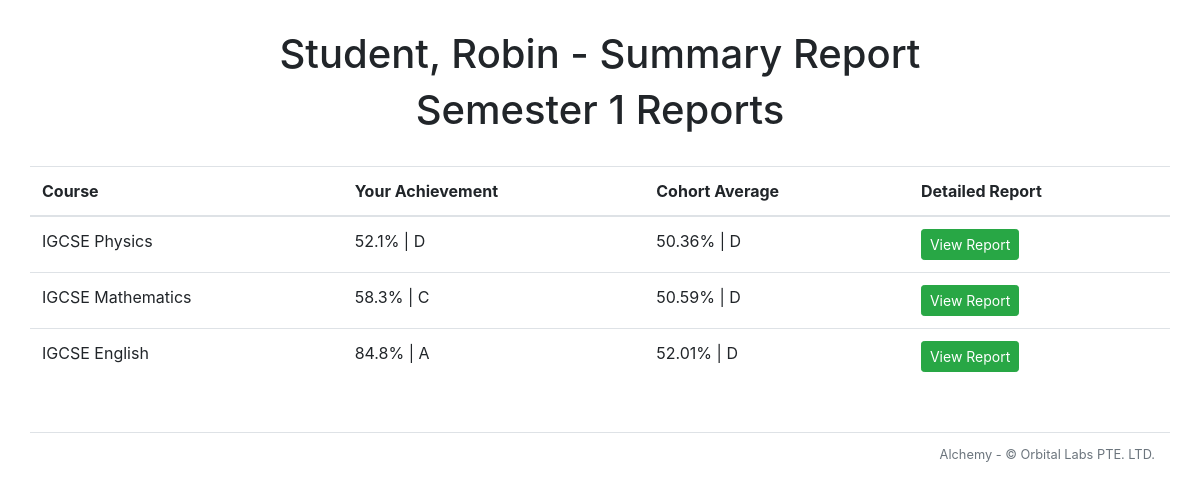
The app's page /student/1/snapshots/1/report with its own data.
### alchemy/models.py (models this page shows, shortened)
class Snapshot(db.Model):
    __tablename__ = 'snapshot'
    id = db.Column(db.Integer, primary_key=True)
    name = db.Column(db.String(50), nullable=False)
    checkpoints = db.relationship('Checkpoint', backref='snapshot')
    school_id = db.Column(db.Integer, db.ForeignKey('school.id'))
    is_published = db.Column(db.Boolean)
    db.session.commit()

class Course(db.Model):
    __tablename__ = 'course'
    id = db.Column(db.Integer, primary_key=True)
    name = db.Column(db.String(20), nullable=False)
    department_id = db.Column(db.Integer, db.ForeignKey('department.id'))
    questions = db.relationship('Question', backref = 'q_course')
    tags = db.relationship('Tag', backref='tag_course')
    clazzes = db.relationship('Clazz', backref='course')
    papers = db.relationship('Paper', backref='course')
    grade_levels = db.relationship('GradeLevel', backref='grade_levels')
    assessment_categories = db.relationship('AssessmentCategory', backref='assessment_categories')
    checkpoints = db.relationship('Checkpoint', backref='course')

### alchemy/views/student.py (the view)
@bp_student.route('/snapshots/<int:snapshot_id>/report')
@auth_manager.require_group
def snapshot_report(snapshot_id):
    snapshot = models.Snapshot.query.filter_by(id = snapshot_id).first()
    snapshot_report = report_types.SnapshotReport(g.student, snapshot)
    return flask.render_template('student/snapshot_report.html', snapshot_report = snapshot_report )

### alchemy/auth_manager.py (called while the page is built)
def auth_enabled():
    return False

def require_group(func):
    @functools.wraps(func)
    def deco(*args, **kwargs):
        if not auth_enabled():
            g.current_user = None
        elif flask_jwt_extended.verify_jwt_in_request(optional=True):
            g.current_user = flask_jwt_extended.get_current_user()
        else:
            flask.abort(401)
        return func(*args, **kwargs)
    return deco

### alchemy/models.py (called while the page is built)
    @sqlalchemy.orm.reconstructor
    def __paper_construct__(self):
        self.build_profile()

### alchemy/reports/checkpoint_data_manager.py (called while the page is built)
    def build_self(self, paper_tally_list, course):
        tally_sum = 0
        for tally in paper_tally_list:
            if tally.paper.category == self.category:
                self.paper_tally_list.append(tally)
                self.total_tally += tally.raw_total
                self.total_points += tally.paper.profile.total_points
        if len(self.paper_tally_list) != 0:
            self.percentage = round(self.total_tally/self.total_points*100, 2)
            self.grade = data_manager.determine_grade(self.percentage, course)
        else:
            self.percentage = None

    def get_weighted_percentage(self, weight_sum):
        self.weighted_percentage = round(self.total_tally/self.total_points*self.category.weight/weight_sum*100, 2)

    @staticmethod
    def from_cohort(checkpoint):
        cohort_checkpoint_percents = []
        for clazz in checkpoint.course.clazzes:
            for student in clazz.students:
                checkpoint_tally = StudentCheckpointTally(student, checkpoint)
                cohort_checkpoint_percents.append(checkpoint_tally.percentage)
        return CheckpointMultiScoreTally(checkpoint, cohort_checkpoint_percents)

### alchemy/reports/data_manager.py (called while the page is built)
def total_score(score_list):
    return sum(score.value for score in score_list if score.value)

def calc_percentage(numerator, denominator):
    percentage = round(numerator/denominator*100, 2)
    return percentage

def determine_grade(percentage, course):
    grade_levels = course.grade_levels
    for i in range(len(grade_levels)):
        if percentage >= grade_levels[i].lower_bound:
            new_grade = grade_levels[i].grade
            break
    return new_grade

def calc_mean(values_list):
    array = np.array(values_list)
    return round(np.mean(array), 2)

### alchemy/views/profile.py (called while the page is built)
    def calculate_q_percentage(self, paper_profile):
        q_percentage = self.allocated_questions/paper_profile.total_questions*100
        self.question_percentage = round(q_percentage, 1)

### alchemy/templates/student/snapshot_report.html
<!DOCTYPE html>
<html lang="en" dir="ltr">
{% include "course/reports/layout_start.html" %}
<body>
  <h1 style="text-align:center">{{ snapshot_report.title }}</h1>
  <h1 style="text-align:center">{{ snapshot_report.subtitle }}</h1>
  <br>
  <table class="table table-hover">
    <thead>
      <th>Course</th>
      <th>Your Achievement</th>
      <th>Cohort Average</th>
      <th>Detailed Report</th>
    </thead>
    {% for section in snapshot_report.checkpoint_sections %}
      <tr>
        <td>{{ section.course.name }}</td>
        <td>{{ section.tally.percentage }}% | {{ section.tally.grade }}</td>
        <td>{{ section.cohort_tally.percent_mean }}% | {{ section.cohort_tally.mean_grade }} </td>
        <td><a class="btn btn-success btn-sm" target="_blank" href="{{ url_for('student.checkpoint_report', student_id = g.student.id, checkpoint_id = section.checkpoint.id, clazz_id = section.tally.clazz.id, section_selection_string_get = g.student_checkpoint_report_sections_string) }}">View Report</a></td>
      </tr>
    {% endfor %}
  </table>
</body>
{% include "layout_end.html" %}
</html>

### alchemy/templates/course/reports/layout_start.html (style rules this page uses)
body { margin-top: 30px; margin-bottom: 30px; margin-left: 30px; margin-right: 30px; }

### records on screen
Snapshot: subtitle "Semester 1 Reports"
Course: course.name "IGCSE Physics"
Course: course.name "IGCSE Mathematics"
Course: course.name "IGCSE English"

### other values on screen
{{ snapshot_report.title }} "Student, Robin - Summary Report"
{{ section.tally.percentage }} "52.1" "58.3" "84.8"
{{ section.tally.grade }} "D" "C" "A"
{{ section.cohort_tally.percent_mean }} "50.36" "50.59" "52.01"
{{ section.cohort_tally.mean_grade }} "D" "D" "D"
